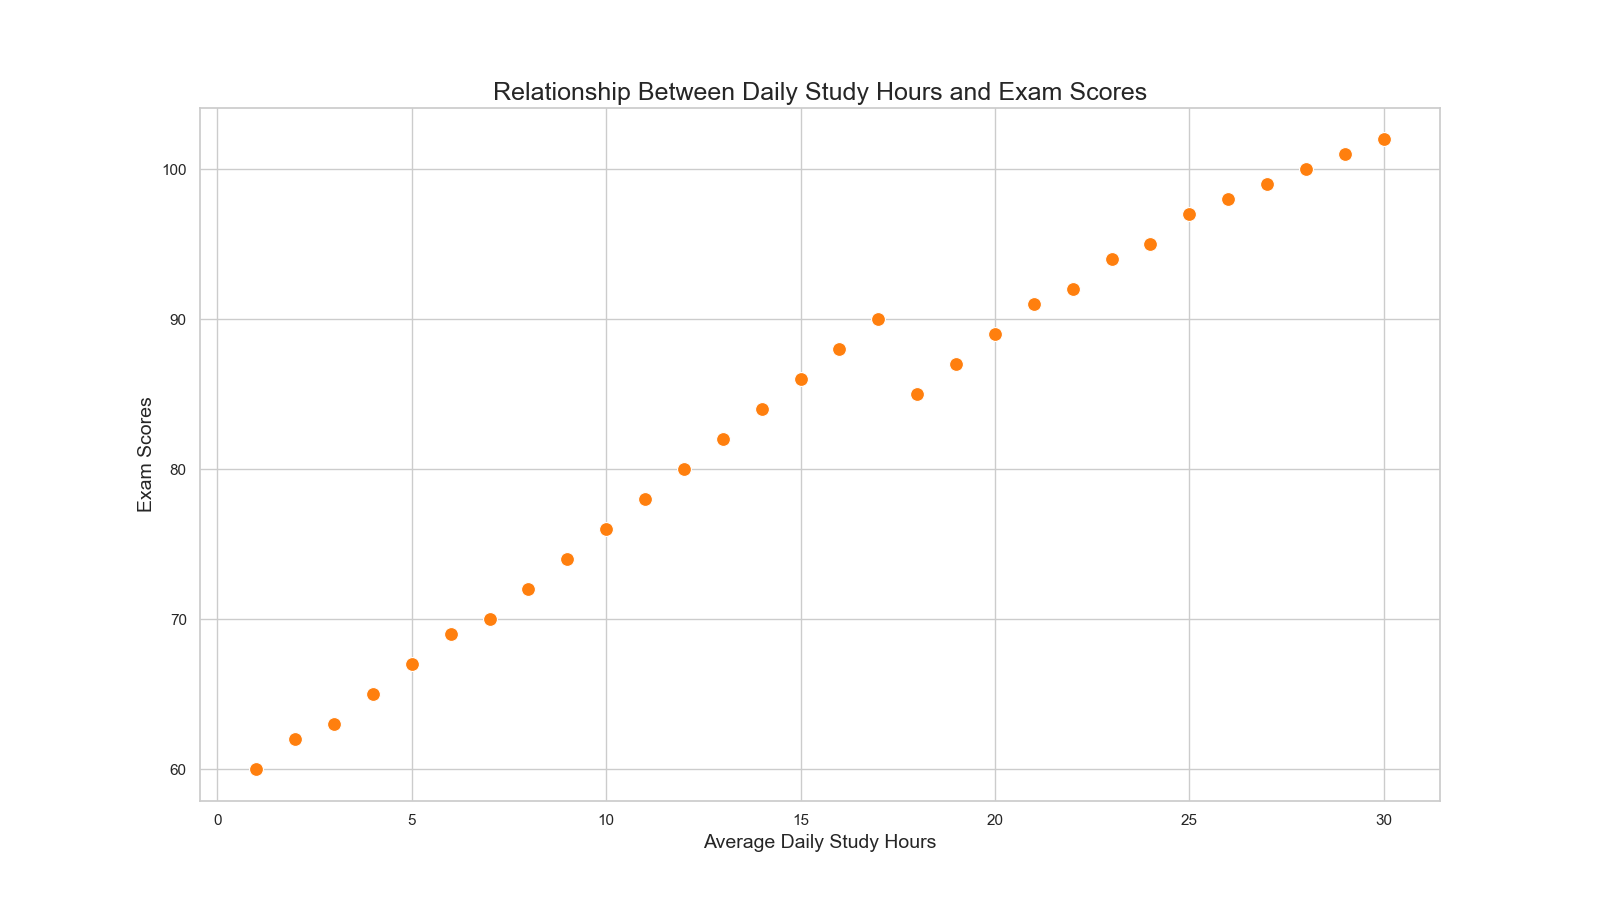

Generate this figure with Python:

import seaborn as sns
import pandas as pd
import matplotlib.pyplot as plt

# Load the dataset from the provided table data
data = {
    'StudentID': [1, 2, 3, 4, 5, 6, 7, 8, 9, 10, 11, 12, 13, 14, 15, 16, 17, 18, 19, 20, 21, 22, 23, 24, 25, 26, 27, 28, 29, 30],
    'AverageDailyStudyHours': [1, 2, 3, 4, 5, 6, 7, 8, 9, 10, 11, 12, 13, 14, 15, 16, 17, 18, 19, 20, 21, 22, 23, 24, 25, 26, 27, 28, 29, 30],
    'ExamScores': [60, 62, 63, 65, 67, 69, 70, 72, 74, 76, 78, 80, 82, 84, 86, 88, 90, 85, 87, 89, 91, 92, 94, 95, 97, 98, 99, 100, 101, 102]
}
df = pd.DataFrame(data)

# Set the aesthetic style of the plots
sns.set_theme(style="whitegrid")

# Create the scatter plot
plt.figure(figsize=(16, 9))
scatter_plot = sns.scatterplot(x='AverageDailyStudyHours', y='ExamScores', data=df, color='#ff7f0e', s=100)

# Set the chart title and labels
scatter_plot.set_title('Relationship Between Daily Study Hours and Exam Scores', fontsize=18)
scatter_plot.set_xlabel('Average Daily Study Hours', fontsize=14)
scatter_plot.set_ylabel('Exam Scores', fontsize=14)

# Show the plot
plt.show()
